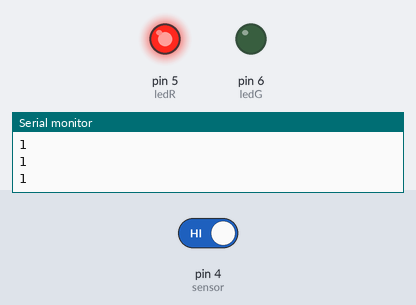
This sketch was run on a simulated Arduino Uno, built with avr-gcc and run on an emulated ATmega328P. On the bench: output pins drawn as LEDs (lit = HIGH), the last lines printed to the serial monitor. The inputs (shaded band) are chosen by the test bench; at power-on: pin 4 (sensor) HIGH.

Above: at 1.2 s.
1.3 s: pin 4 (sensor) driven LOW
At 2.2 s:
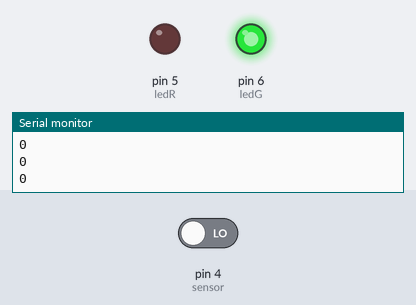
2.8 s: pin 4 (sensor) driven HIGH
At 3.2 s:
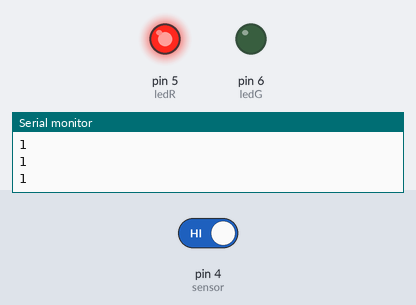
Timing chart, 0 to 5.8 s (numbered marks = the images above; inputs shaded):
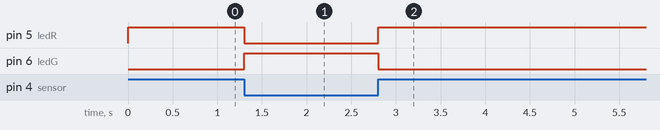

Measured:
- after the input at 1.3 s, pin 5 (ledR): HIGH → LOW at once; pin 6 (ledG): LOW → HIGH at once
- after the input at 2.8 s, pin 5 (ledR): LOW → HIGH at once; pin 6 (ledG): HIGH → LOW at once

The sketch:

door_sensor.ino
```cpp
const int buzzer = 3;
const int sensor = 4;
const int ledR = 5;
const int ledG = 6;
int state; // 0 close - 1 open wwitch
void setup()
{
  pinMode(sensor, INPUT_PULLUP);
  pinMode(ledR, OUTPUT);
  pinMode(ledG, OUTPUT);
  Serial.begin(9600);
  Serial.println( "start" );
}
void loop()
{
  state = digitalRead(sensor);
  if (state == HIGH){
    Serial.println("1");
    digitalWrite(ledR, HIGH);
    digitalWrite(ledG, LOW);
  }
  else{
    Serial.println("0");
    digitalWrite(ledR, LOW);
    digitalWrite(ledG, HIGH);
  }
  delay(5);
}
```
